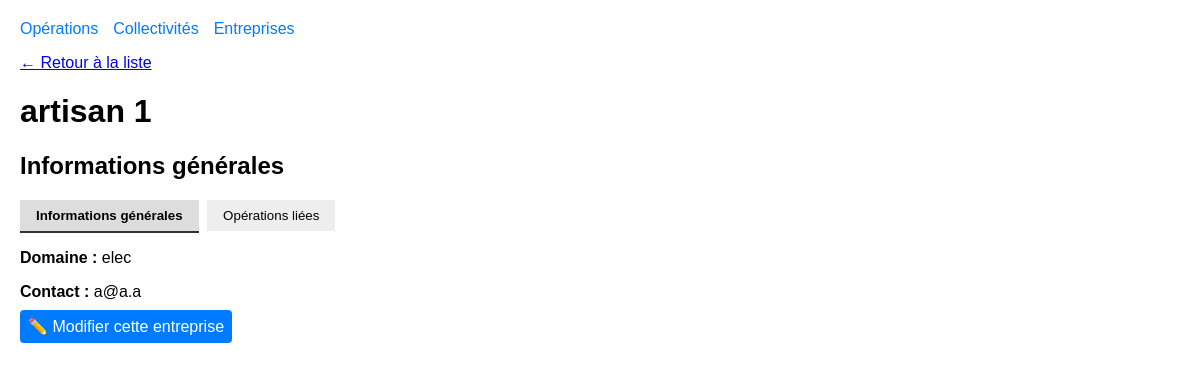
Page /entreprise/1/ on the committed database.
### operation/models.py (models this page shows, shortened)
class Entreprise(models.Model):
    nom = models.CharField(max_length=200)
    domaine = models.CharField(max_length=200)
    contact = models.CharField(max_length=200)

### operation/views.py (the view)
# urls.py: path('entreprise/<int:pk>/', views.afficher_entreprise, name='afficher_entreprise'),
def afficher_entreprise(request, pk):
    entreprise = get_object_or_404(Entreprise, pk=pk)
    operations = entreprise.operations.filter(est_liee=False)
    sous_operations = entreprise.sous_operations.all()
    elements = list(operations) + list(sous_operations)
    return render(request, 'operation/afficher_entreprise.html', {
        'entreprise': entreprise,
        'elements' : elements
    })

### operation/models.py (called while the page is built)
    def __str__(self):
        return self.libelle

### operation/templates/operation/afficher_entreprise.html (shortened to what this page needs)
{% extends 'operation/base.html' %}
{% block content %}
    <a href="{% url 'liste_entreprises' %}">← Retour à la liste</a>
    <h1>{{ entreprise.nom }}</h1>
    <h2>Informations générales</h2>
    <div class="tabs">
        <button class="tab-button active" onclick="openTab('infos')">Informations générales</button>
        <button class="tab-button" onclick="openTab('operations')">Opérations liées</button>
    </div>
    <div id="infos" class="tab-content active">
        <p><strong>Domaine :</strong> {{ entreprise.domaine }}</p>
        <p><strong>Contact :</strong> {{ entreprise.contact }}</p>
        <a href="{% url 'modifier_entreprise' entreprise.id %}" style="padding: 8px; background-color: #007BFF; color: white; text-decoration: none; border-radius: 4px;">
            ✏️ Modifier cette entreprise
        </a>
    </div>
{% endblock %}

### operation/templates/operation/base.html (style rules this page uses)
body { font-family: Arial, sans-serif; margin: 20px; }
.tab-content { display: none; }
.tab-content.active { display: block; }
.tab-button { padding: 8px 16px; border: none; background-color: #eee; cursor: pointer; margin-right: 4px; }
.tab-button.active { background-color: #ddd; font-weight: bold; border-bottom: 2px solid #333; }

### rows in the picture
Entreprise: nom "artisan 1", domaine "elec", contact "a@a.a"
